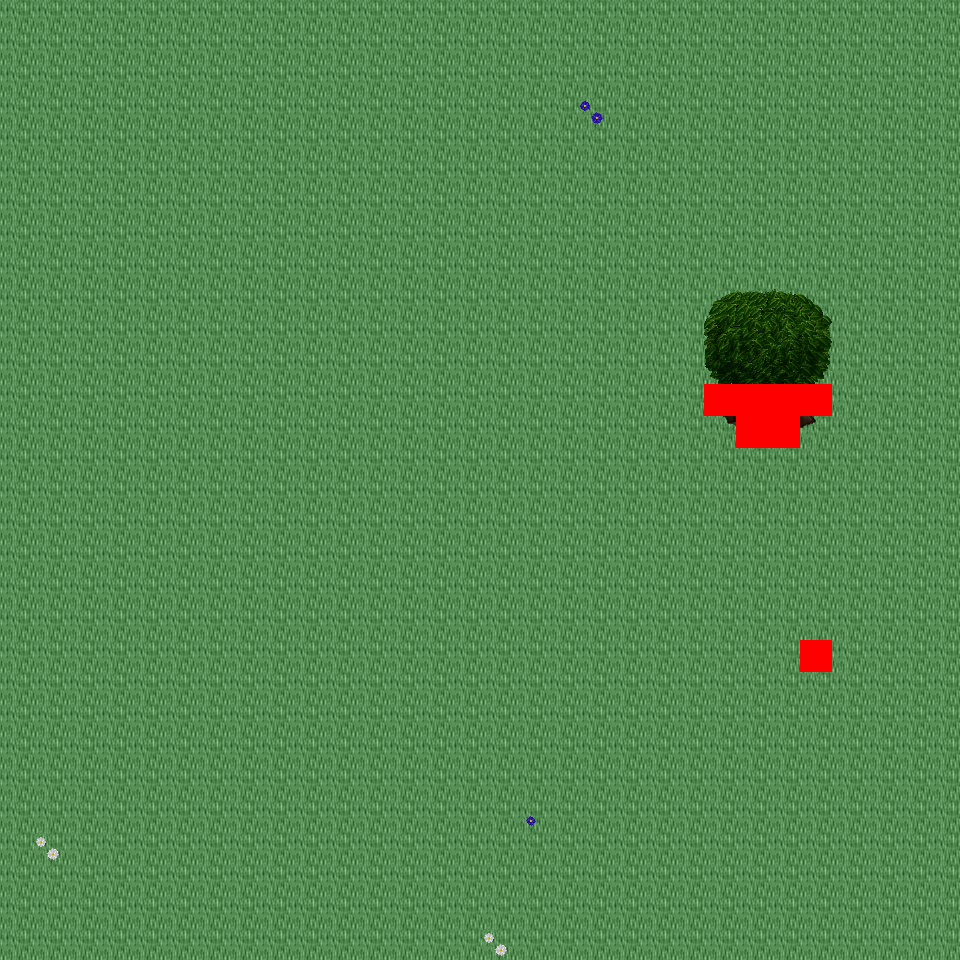

Rendered tile map (Tiled .tmx) drawn with the repository's tilesets; below, a short description and the map source with its tile grids summarised:
An orthogonal 30x30 tile map with 32x32 px tiles, 6 tile layers (Ground, Object, Object2, Above, ...), 18 tilesets and 3 objects (3x mapExit).

<map version="1.0" orientation="orthogonal" renderorder="right-down" width="30" height="30" tilewidth="32" tileheight="32" nextobjectid="4">
  <tileset firstgid="1" name="tileset_logic_collision" tilewidth="32" tileheight="32" tilecount="1" columns="1">
    <image source="../drawable/tileset_logic_collision.png" width="32" height="32" />
  </tileset>
  <tileset firstgid="2" name="tileset_ground_ground" tilewidth="32" tileheight="32" tilecount="33" columns="3">
    <image source="../drawable/tileset_ground_ground.png" width="96" height="352" />
  </tileset>
  <tileset firstgid="35" name="tileset_ground_grass_corners" tilewidth="32" tileheight="32" tilecount="24" columns="6">
    <image source="../drawable/tileset_ground_grass_corners.png" width="192" height="128" />
  </tileset>
  <tileset firstgid="59" name="tileset_ground_grass_edges" tilewidth="32" tileheight="32" tilecount="36" columns="12">
    <image source="../drawable/tileset_ground_grass_edges.png" width="384" height="96" />
  </tileset>
  <tileset firstgid="95" name="tileset_ground_grass_2" tilewidth="32" tileheight="32" tilecount="21" columns="3">
    <image source="../drawable/tileset_ground_grass_2.png" width="96" height="224" />
  </tileset>
  <tileset firstgid="116" name="tileset_plant_leaves" tilewidth="32" tileheight="32" tilecount="8" columns="4">
    <image source="../drawable/tileset_plant_leaves.png" width="128" height="64" />
  </tileset>
  <tileset firstgid="124" name="tileset_plant_tree_tree_darkgreen" tilewidth="32" tileheight="32" tilecount="88" columns="8">
    <image source="../drawable/tileset_plant_tree_tree_darkgreen.png" width="256" height="352" />
  </tileset>
  <tileset firstgid="212" name="tileset_plant_tree_fall_trees" tilewidth="32" tileheight="32" tilecount="40" columns="8">
    <image source="../drawable/tileset_plant_tree_fall_trees.png" width="256" height="160" />
  </tileset>
  <tileset firstgid="252" name="tileset_plant_tree_pine_tree" tilewidth="32" tileheight="32" tilecount="20" columns="4">
    <image source="../drawable/tileset_plant_tree_pine_tree.png" width="128" height="160" />
  </tileset>
  <tileset firstgid="272" name="tileset_plant_stump_hollow_logs" tilewidth="32" tileheight="32" tilecount="6" columns="3">
    <image source="../drawable/tileset_plant_stump_hollow_logs.png" width="96" height="64" />
  </tileset>
  <tileset firstgid="278" name="tileset_plant_stump_small_stump" tilewidth="32" tileheight="32" tilecount="4" columns="2">
    <image source="../drawable/tileset_plant_stump_small_stump.png" width="64" height="64" />
  </tileset>
  <tileset firstgid="282" name="tileset_plant_stump_stump_pale_purple" tilewidth="32" tileheight="32" tilecount="4" columns="2">
    <image source="../drawable/tileset_plant_stump_stump_pale_purple.png" width="64" height="64" />
  </tileset>
  <tileset firstgid="286" name="tileset_plant_flower_daisy_blue" tilewidth="32" tileheight="32" tilecount="8" columns="2">
    <image source="../drawable/tileset_plant_flower_daisy_blue.png" width="64" height="128" />
  </tileset>
  <tileset firstgid="294" name="tileset_plant_flower_daisy_red" tilewidth="32" tileheight="32" tilecount="8" columns="2">
    <image source="../drawable/tileset_plant_flower_daisy_red.png" width="64" height="128" />
  </tileset>
  <tileset firstgid="302" name="tileset_plant_flower_daisy_white" tilewidth="32" tileheight="32" tilecount="8" columns="2">
    <image source="../drawable/tileset_plant_flower_daisy_white.png" width="64" height="128" />
  </tileset>
  <tileset firstgid="310" name="tileset_plant_flower_daisy_yellow" tilewidth="32" tileheight="32" tilecount="8" columns="2">
    <image source="../drawable/tileset_plant_flower_daisy_yellow.png" width="64" height="128" />
  </tileset>
  <tileset firstgid="318" name="tileset_logic_creature_ent" tilewidth="32" tileheight="32" tilecount="4" columns="4">
    <image source="../drawable/tileset_logic_creature_ent.png" width="128" height="32" />
  </tileset>
  <tileset firstgid="322" name="tileset_logic_creature_animal" tilewidth="32" tileheight="32" tilecount="32" columns="8">
    <image source="../drawable/tileset_logic_creature_animal.png" width="256" height="128" />
  </tileset>
  <layer name="Ground" width="30" height="30">
    <data>[900 cells, 900 non-empty, 1 distinct tile ids]</data>
  </layer>
  <layer name="Object" width="30" height="30">
    <data>[900 cells, 13 non-empty, 12 distinct tile ids]</data>
  </layer>
  <layer name="Object2" width="30" height="30">
    <data>[900 cells, 0 non-empty, 0 distinct tile ids]</data>
  </layer>
  <layer name="Above" width="30" height="30">
    <data>[900 cells, 12 non-empty, 12 distinct tile ids]</data>
  </layer>
  <layer name="Above2" width="30" height="30">
    <data>[900 cells, 0 non-empty, 0 distinct tile ids]</data>
  </layer>
  <layer name="Walkable" width="30" height="30">
    <data>[900 cells, 7 non-empty, 1 distinct tile ids]</data>
  </layer>
  <objectgroup name="MapEvents">
    <object id="1" name="north" type="mapExit" x="0" y="0" width="960" height="32">
      <properties>
        <property name="map" value="level_0_x21_y27" />
        <property name="x" value="0" />
        <property name="y" value="28" />
      </properties>
    </object>
    <object id="2" name="south" type="mapExit" x="0" y="928" width="960" height="32">
      <properties>
        <property name="map" value="level_0_x21_y29" />
        <property name="x" value="0" />
        <property name="y" value="1" />
      </properties>
    </object>
    <object id="3" name="west" type="mapExit" x="0" y="0" width="32" height="960">
      <properties>
        <property name="map" value="level_0_x20_y28" />
        <property name="x" value="28" />
        <property name="y" value="0" />
      </properties>
    </object>
  </objectgroup>
</map>
